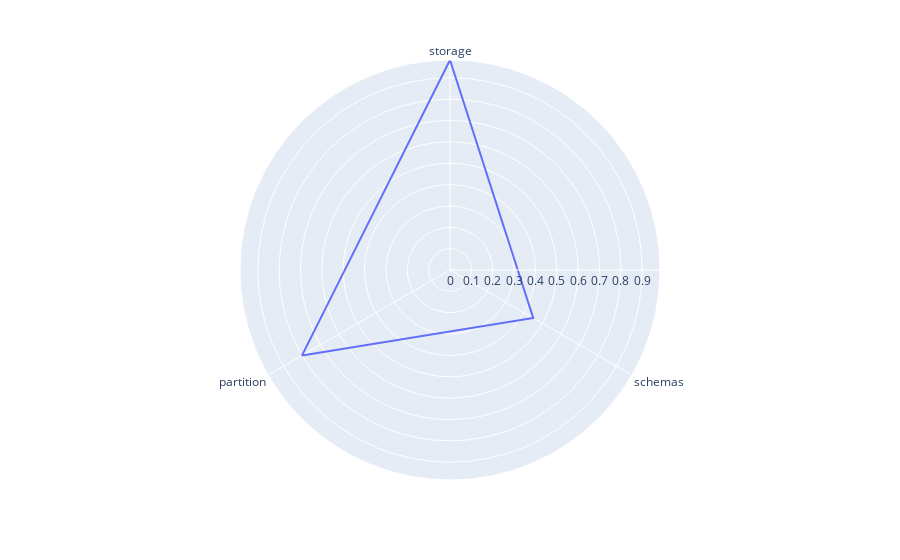

Notebook code for this chart:
### Code cell
storageSDRank = SDRank(config, logs, '100M', 'storage')
storageSDRank.plotRadar()

### Figure 1 — Plotly figure (JSON) as saved in the notebook; plotly's stock layout.template omitted (floating-point values rounded to 4 significant figures)
{"data": [{"hovertemplate": "r=%{r}<br>theta=%{theta}<extra></extra>", "legendgroup": "", "line": {"color": "#636efa", "dash": "solid"}, "marker": {"symbol": "circle"}, "mode": "lines", "name": "", "r": [0.9833, 0.45, 0.8, 0.9833], "showlegend": false, "subplot": "polar", "theta": ["storage", "schemas", "partition", "storage"], "type": "scatterpolar"}], "layout": {"legend": {"tracegroupgap": 0}, "margin": {"t": 60}, "polar": {"angularaxis": {"direction": "clockwise", "rotation": 90}, "domain": {"x": [0, 1], "y": [0, 1]}}}}
